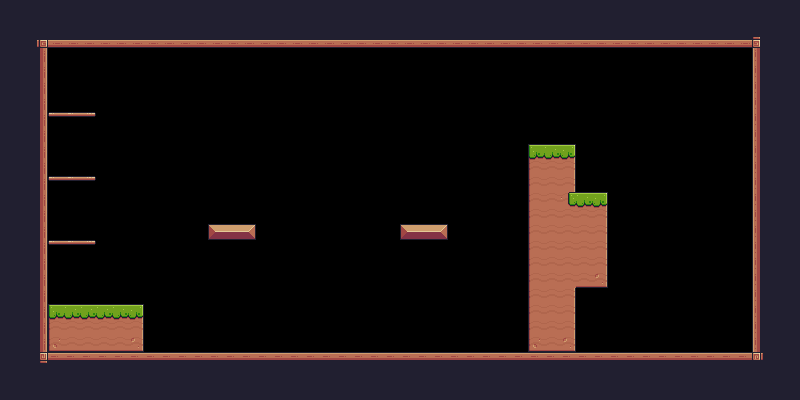

A 2D game scene composited from a Tiled map and its tileset images. What follows is a short description and the map's XML, with every tile layer's data as written:
An orthogonal 50x25 tile map with 16x16 px tiles, 1 tile layer (Background) and 13 objects (5x Platform, Player).

<map version="1.10" tiledversion="1.10.2" orientation="orthogonal" renderorder="right-down" width="50" height="25" tilewidth="16" tileheight="16" infinite="0" nextlayerid="4" nextobjectid="29">
 <tileset firstgid="1" source="Pixel Adventure.tsx" />
 <layer id="1" name="Background" width="50" height="25">
  <data encoding="csv">
24,24,24,24,24,24,24,24,24,24,24,24,24,24,24,24,24,24,24,24,24,24,24,24,24,24,24,24,24,24,24,24,24,24,24,24,24,24,24,24,24,24,24,24,24,24,24,24,24,24,
24,24,24,24,24,24,24,24,24,24,24,24,24,24,24,24,24,24,24,24,24,24,24,24,24,24,24,24,24,24,24,24,24,24,24,24,24,24,24,24,24,24,24,24,24,24,24,24,24,24,
24,24,92,134,134,134,134,134,134,134,134,134,134,134,134,134,134,134,134,134,134,134,134,134,134,134,134,134,134,134,134,134,134,134,134,134,134,134,134,134,134,134,134,134,134,134,134,93,24,24,
24,24,113,0,0,0,0,0,0,0,0,0,0,0,0,0,0,0,0,0,0,0,0,0,0,0,0,0,0,0,0,0,0,0,0,0,0,0,0,0,0,0,0,0,0,0,0,111,24,24,
24,24,113,0,0,0,0,0,0,0,0,0,0,0,0,0,0,0,0,0,0,0,0,0,0,0,0,0,0,0,0,0,0,0,0,0,0,0,0,0,0,0,0,0,0,0,0,111,24,24,
24,24,113,0,0,0,0,0,0,0,0,0,0,0,0,0,0,0,0,0,0,0,0,0,0,0,0,0,0,0,0,0,0,0,0,0,0,0,0,0,0,0,0,0,0,0,0,111,24,24,
24,24,113,0,0,0,0,0,0,0,0,0,0,0,0,0,0,0,0,0,0,0,0,0,0,0,0,0,0,0,0,0,0,0,0,0,0,0,0,0,0,0,0,0,0,0,0,111,24,24,
24,24,113,40,41,42,0,0,0,0,0,0,0,0,0,0,0,0,0,0,0,0,0,0,0,0,0,0,0,0,0,0,0,0,0,0,0,0,0,0,0,0,0,0,0,0,0,111,24,24,
24,24,113,0,0,0,0,0,0,0,0,0,0,0,0,0,0,0,0,0,0,0,0,0,0,0,0,0,0,0,0,0,0,0,0,0,0,0,0,0,0,0,0,0,0,0,0,111,24,24,
24,24,113,0,0,0,0,0,0,0,0,0,0,0,0,0,0,0,0,0,0,0,0,0,0,0,0,0,0,0,0,0,0,7,8,9,0,0,0,0,0,0,0,0,0,0,0,111,24,24,
24,24,113,0,0,0,0,0,0,0,0,0,0,0,0,0,0,0,0,0,0,0,0,0,0,0,0,0,0,0,0,0,0,29,30,31,0,0,0,0,0,0,0,0,0,0,0,111,24,24,
24,24,113,40,41,42,0,0,0,0,0,0,0,0,0,0,0,0,0,0,0,0,0,0,0,0,0,0,0,0,0,0,0,29,30,31,0,0,0,0,0,0,0,0,0,0,0,111,24,24,
24,24,113,0,0,0,0,0,0,0,0,0,0,0,0,0,0,0,0,0,0,0,0,0,0,0,0,0,0,0,0,0,0,29,30,32,8,9,0,0,0,0,0,0,0,0,0,111,24,24,
24,24,113,0,0,0,0,0,0,0,0,0,0,0,0,0,0,0,0,0,0,0,0,0,0,0,0,0,0,0,0,0,0,29,30,30,30,31,0,0,0,0,0,0,0,0,0,111,24,24,
24,24,113,0,0,0,0,0,0,0,0,0,0,13,14,15,0,0,0,0,0,0,0,0,0,13,14,15,0,0,0,0,0,29,30,30,30,31,0,0,0,0,0,0,0,0,0,111,24,24,
24,24,113,40,41,42,0,0,0,0,0,0,0,0,0,0,0,0,0,0,0,0,0,0,0,0,0,0,0,0,0,0,0,29,30,30,30,31,0,0,0,0,0,0,0,0,0,111,24,24,
24,24,113,0,0,0,0,0,0,0,0,0,0,0,0,0,0,0,0,0,0,0,0,0,0,0,0,0,0,0,0,0,0,29,30,30,30,31,0,0,0,0,0,0,0,0,0,111,24,24,
24,24,113,0,0,0,0,0,0,0,0,0,0,0,0,0,0,0,0,0,0,0,0,0,0,0,0,0,0,0,0,0,0,29,30,30,52,53,0,0,0,0,0,0,0,0,0,111,24,24,
24,24,113,0,0,0,0,0,0,0,0,0,0,0,0,0,0,0,0,0,0,0,0,0,0,0,0,0,0,0,0,0,0,29,30,31,0,0,0,0,0,0,0,0,0,0,0,111,24,24,
24,24,113,7,8,8,8,8,9,0,0,0,0,0,0,0,0,0,0,0,0,0,0,0,0,0,0,0,0,0,0,0,0,29,30,31,0,0,0,0,0,0,0,0,0,0,0,111,24,24,
24,24,113,29,30,30,30,30,31,0,0,0,0,0,0,0,0,0,0,0,0,0,0,0,0,0,0,0,0,0,0,0,0,29,30,31,0,0,0,0,0,0,0,0,0,0,0,111,24,24,
24,24,113,51,52,52,52,52,53,0,0,0,0,0,0,0,0,0,0,0,0,0,0,0,0,0,0,0,0,0,0,0,0,51,52,53,0,0,0,0,0,0,0,0,0,0,0,111,24,24,
24,24,114,90,90,90,90,90,90,90,90,90,90,90,90,90,90,90,90,90,90,90,90,90,90,90,90,90,90,90,90,90,90,90,90,90,90,90,90,90,90,90,90,90,90,90,90,115,24,24,
24,24,24,24,24,24,24,24,24,24,24,24,24,24,24,24,24,24,24,24,24,24,24,24,24,24,24,24,24,24,24,24,24,24,24,24,24,24,24,24,24,24,24,24,24,24,24,24,24,24,
24,24,24,24,24,24,24,24,24,24,24,24,24,24,24,24,24,24,24,24,24,24,24,24,24,24,24,24,24,24,24,24,24,24,24,24,24,24,24,24,24,24,24,24,24,24,24,24,24,24
</data>
 </layer>
 <objectgroup id="2" name="Spawnpoints">
  <object id="28" name="Player" type="Player" x="112" y="272" width="32" height="32" />
 </objectgroup>
 <objectgroup id="3" name="Collisions">
  <object id="15" x="0" y="0" width="48" height="400" />
  <object id="16" x="48" y="352" width="752" height="48" />
  <object id="17" x="752" y="0" width="48" height="352" />
  <object id="18" x="48" y="0" width="704" height="48" />
  <object id="19" x="48" y="304" width="96" height="48" />
  <object id="20" x="528" y="144" width="48" height="208" />
  <object id="21" x="576" y="192" width="32" height="96" />
  <object id="22" type="Platform" x="48" y="240" width="48" height="16" />
  <object id="23" type="Platform" x="48" y="176" width="48" height="16" />
  <object id="24" type="Platform" x="48" y="112" width="48" height="16" />
  <object id="25" type="Platform" x="208" y="224" width="48" height="16" />
  <object id="26" type="Platform" x="400" y="224" width="48" height="16" />
 </objectgroup>
</map>
